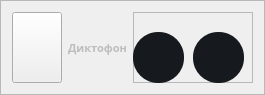
                 <widget class="QFrame" name="Rec">
                  <property name="maximumSize">
                   <size>
                    <width>1171</width>
                    <height>91</height>
                   </size>
                  </property>
                  <property name="styleSheet">
                   <string notr="true"> border-bottom: 2px solid white;
 display: inline-block;
 line-height: 0.85;</string>
                  </property>
                  <property name="frameShape">
                   <enum>QFrame::StyledPanel</enum>
                  </property>
                  <property name="frameShadow">
                   <enum>QFrame::Raised</enum>
                  </property>
                  <layout class="QHBoxLayout" name="horizontalLayout_36">
                   <item>
                    <widget class="QPushButton" name="pushButton_33">
                     <property name="minimumSize">
                      <size>
                       <width>50</width>
                       <height>71</height>
                      </size>
                     </property>
                     <property name="maximumSize">
                      <size>
                       <width>50</width>
                       <height>16777215</height>
                      </size>
                     </property>
                     <property name="styleSheet">
                      <string notr="true">border-bottom:none;</string>
                     </property>
                     <property name="text">
                      <string/>
                     </property>
                     <property name="icon">
                      <iconset resource="DownloadSoft.qrc">
                       <normaloff>:/icon/image/icon/icons8-диктофон-48.png</normaloff>:/icon/image/icon/icons8-диктофон-48.png</iconset>
                     </property>
                     <property name="iconSize">
                      <size>
                       <width>48</width>
                       <height>48</height>
                      </size>
                     </property>
                    </widget>
                   </item>
                   <item>
                    <widget class="QLabel" name="label_41">
                     <property name="font">
                      <font>
                       <family>Montserrat Black</family>
                       <pointsize>8</pointsize>
                       <weight>75</weight>
                       <italic>false</italic>
                       <bold>true</bold>
                       <underline>false</underline>
                      </font>
                     </property>
                     <property name="styleSheet">
                      <string notr="true">*{

  color: rgb(189, 189, 189);
border-bottom:none;
}

</string>
                     </property>
                     <property name="text">
                      <string>Диктофон</string>
                     </property>
                     <property name="scaledContents">
                      <bool>false</bool>
                     </property>
                     <property name="wordWrap">
                      <bool>true</bool>
                     </property>
                    </widget>
                   </item>
                   <item>
                    <widget class="QFrame" name="frame_42">
                     <property name="minimumSize">
                      <size>
                       <width>120</width>
                       <height>71</height>
                      </size>
                     </property>
                     <property name="maximumSize">
                      <size>
                       <width>120</width>
                       <height>71</height>
                      </size>
                     </property>
                     <property name="styleSheet">
                      <string notr="true">border-bottom:none;</string>
                     </property>
                     <property name="frameShape">
                      <enum>QFrame::StyledPanel</enum>
                     </property>
                     <property name="frameShadow">
                      <enum>QFrame::Raised</enum>
                     </property>
                     <widget class="QPushButton" name="pushDelVoiceRec">
                      <property name="geometry">
                       <rect>
                        <x>60</x>
                        <y>20</y>
                        <width>51</width>
                        <height>51</height>
                       </rect>
                      </property>
                      <property name="styleSheet">
                       <string notr="true">*{
border-bottom:none;
}
QPushButton#pushDelVoiceRec
{
	background-color:#161A1E;
	color:rgba(85,98,112,255);	
	border-radius:25;
}
QPushButton#pushDelVoiceRec:hover
{
background-color:#1b1f24;
}
QPushButton#pushDelVoiceRec:pressed
{
		padding-left:5px;
	padding-top:5px;
	color:rgba(115,128,142,255)
}
</string>
                      </property>
                      <property name="text">
                       <string/>
                      </property>
                      <property name="icon">
                       <iconset resource="DownloadSoft.qrc">
                        <normaloff>:/icon/image/icon/free-icon-delete-5396993.png</normaloff>:/icon/image/icon/free-icon-delete-5396993.png</iconset>
                      </property>
                      <property name="iconSize">
                       <size>
                        <width>20</width>
                        <height>20</height>
                       </size>
                      </property>
                     </widget>
                     <widget class="QPushButton" name="pushDownloadVoiceRec">
                      <property name="geometry">
                       <rect>
                        <x>0</x>
                        <y>20</y>
                        <width>51</width>
                        <height>51</height>
                       </rect>
                      </property>
                      <property name="styleSheet">
                       <string notr="true">*{
border-bottom:none;
}
QPushButton#pushDownloadVoiceRec

{
	background-color:#161A1E;
	color:rgba(85,98,112,255);	
	border-radius:25;
}
QPushButton#pushDownloadVoiceRec:hover
{
background-color:#1b1f24;
}
QPushButton#pushDownloadVoiceRec:pressed
{
	padding-left:5px;
	padding-top:5px;
	color:rgba(115,128,142,255)
}
</string>
                      </property>
                      <property name="text">
                       <string/>
                      </property>
                      <property name="icon">
                       <iconset resource="DownloadSoft.qrc">
                        <normaloff>:/icon/image/icon/free-icon-download-545759.png</normaloff>:/icon/image/icon/free-icon-download-545759.png</iconset>
                      </property>
                      <property name="iconSize">
                       <size>
                        <width>18</width>
                        <height>18</height>
                       </size>
                      </property>
                     </widget>
                    </widget>
                   </item>
                  </layout>
                 </widget>
